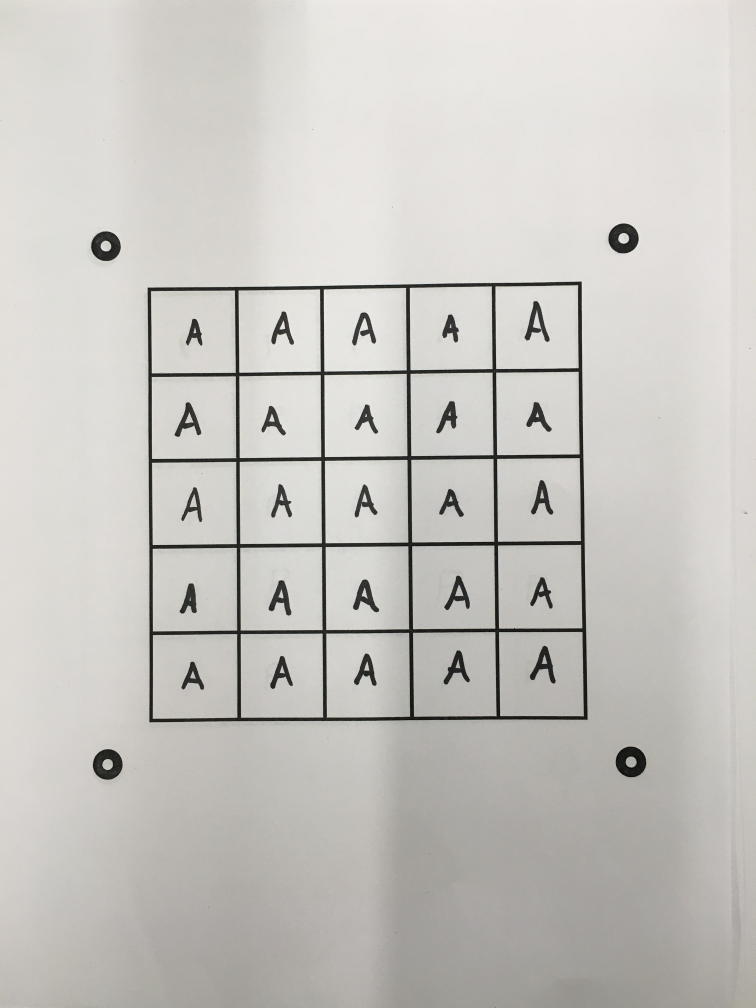
#> input picture TDS_Image_Proj/images/test_7/IMG_0452.JPG, 3024 x 4032 px (shown at 1/4 size); its folder holds 4 pictures in this run; the run also reads 1 picture not shown here
$ jupyter execute --allow-errors ImportImages.ipynb   (shell and % lines are left out)   (older library calls are emulated)
#> lines starting #> are read from the running program, lines starting #| are printed output that depends on the picture
# Import Raspberry Pi Images

## Initialize

[cell 1]
# Import Packages
import skimage
from skimage import exposure
import matplotlib.pyplot as plt
import numpy as np
import cv2
from PIL import Image

import os
import glob

# Matplotlib inline

[cell 2]
# Load Images
# imset = np.array([cv2.imread(i) for i in glob.glob("../images/test_4/red_dots1.jpg")])
imset = np.array([cv2.imread(i) for i in glob.glob("../images/test_7/*.JPG")])
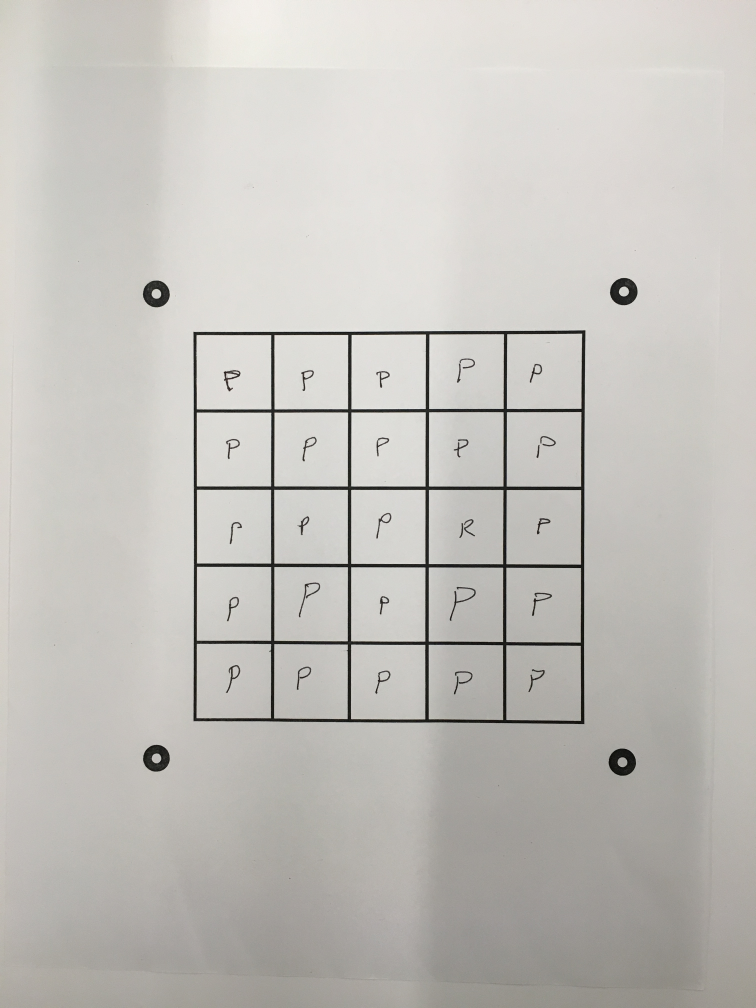
#> input picture TDS_Image_Proj/images/test_7/IMG_0454.JPG, 3024 x 4032 px (shown at 1/4 size)
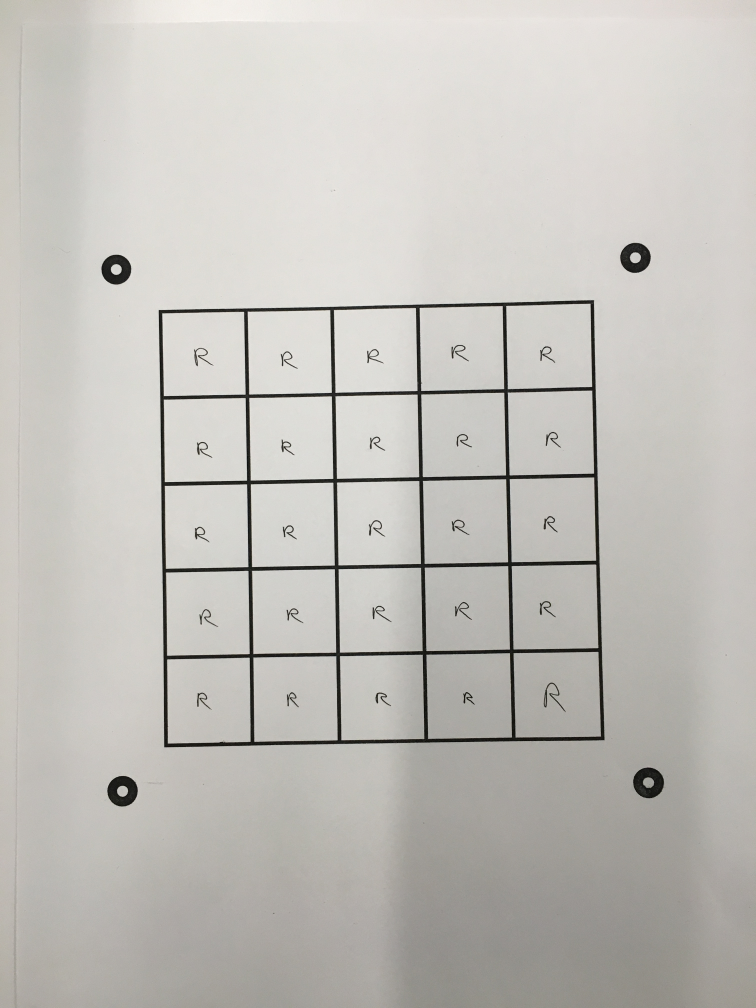
#> input picture TDS_Image_Proj/images/test_7/IMG_0455.JPG, 3024 x 4032 px (shown at 1/4 size)
# imset = cv2.cvtColor(imset[0]

# print("Size of our dataset: {} images.\nEach image has dimensions: {}.\nEach channel is of type: {}".format( \
#     imset.shape[0], imset[0].shape, type(imset[0][0][0][0])))
type(len(imset))

## Process Image
_Find interesting real-estate on the image_

### loop and look and slice and test to find the dots

_reference: https://stackoverflow.com/questions/8076889/how-to-use-opencv-simpleblobdetector _

#### Import Images

#> (a cell that did not finish here is left out)

#### Initialize Detector

[cell 4]
# Initialize Params
    # Ref: https://www.learnopencv.com/blob-detection-using-opencv-python-c/
params = cv2.SimpleBlobDetector_Params()

params.minThreshold = 10
# Filter by Area.
params.filterByArea = True
#params.minArea = 1500
params.maxArea = 1000
#filter by color
params.filterByColor = 1

# check opencv version and construct the detector
    # Ref: https://stackoverflow.com/questions/48136978/how-to-use-feature2dsuch-as-simpleblobdetector-correctly-python-opencv/48137140
is_v2 = cv2.__version__.startswith("2.")
if is_v2:
    detector = cv2.SimpleBlobDetector(params)
else:
    detector = cv2.SimpleBlobDetector_create(params)

#### Detect Blobs

#> (a cell that did not finish here is left out)

#### Display Results

#> (a cell that did not finish here is left out)

#### Grab Coordinates of blobs

#> (a cell that did not finish here is left out)

#> (a cell that did not finish here is left out)

#### Cut the image into segments, export

[cell 9]
# create a figure to hold subplots for the split images
fig1 = plt.figure(figsize=(8, 8), dpi=96)

# create a list for the subplots which will be programmatically filled
axes = []

# create the 25 (5*5) subplots and put them in the list
xdim = 5
ydim = 5
cellsize = int(500 / xdim) # each cell is 96x96 pixels (480/5)
for row in range(0, ydim):
    for col in range(0, xdim):
        axes.append(plt.subplot2grid((xdim,ydim),(row,col)))
#         plt.savefig('../images/test_3/thefan_'+str(row)+'_'+str(col)+'.jpg', bbox_inches='tight')


# iterate through the list of subplots and draw them
cur = 0
onrow = 0
oncol = 0
#> (the rest of this cell did not finish here and is left out)

3. Print set of doughnuts, dot them w/ marker, run blob detection [X]
4. Generalize process
5. Profit

## Generalize

[cell 10]
# Import Packages
import skimage
from skimage import exposure
import matplotlib.pyplot as plt
import numpy as np
import cv2
from PIL import Image

import os
import glob


# Instantiate Search Parameters
params = cv2.SimpleBlobDetector_Params()
params.minThreshold = 10
# Filter by Area.
params.filterByArea = True
#params.minArea = 1500
params.maxArea = 100
#filter by color
params.filterByColor = 1


# check opencv version and construct the detector
    # Ref: https://stackoverflow.com/questions/48136978/how-to-use-feature2dsuch-as-simpleblobdetector-correctly-python-opencv/48137140
is_v2 = cv2.__version__.startswith("2.")
if is_v2:
    detector = cv2.SimpleBlobDetector(params)
else:
    detector = cv2.SimpleBlobDetector_create(params)


# Define directory
directory = str("../images/test_3/")


# Load Images
imset = np.array([cv2.imread(i) for i in glob.glob(str(directory)+"*.jpg")])

# Create Output folder
print(not os.path.exists(directory+"output"))
if (not os.path.exists(directory+"output")):
  os.mkdir(str(directory)+"output")

#Iterate process over set of images
for i in range(len(imset)):
    img = imset[i]
    keypoints = detector.detect(img)

    # Grab points
    points = [[keypoints[i].pt[0], keypoints[i].pt[1]] for i in range(4)]

    # define the input and output image points to warp
    inpts = np.float32(points)
    outpts = np.float32([[0, 0],[600, 0],[0, 600],[600, 600]])

    # calculate a perspective transform based on the points given above
    M = cv2.getPerspectiveTransform(inpts, outpts)

    # warp the image perspective with the perspective transform calculated above
    img_warp = cv2.warpPerspective(img, M, (600,600))

    # create the 25 (5*5) subplots and put them in the list
    xdim = 5
    ydim = 5
    cur = 0
    onrow = 0
    oncol = 0

    cellsize = int(500 / xdim) # each cell is 96x96 pixels (480/5)

    for row in range(0, ydim):
        for col in range(0, xdim):
            cell = img_warp[(cellsize*row+50):(cellsize*row+cellsize+50), (cellsize*col+50):(cellsize*col+cellsize+50)]
            Image.fromarray(cell).save(directory+'output/out_'+str(i)+'_'+str(row)+'_'+str(col)+'.jpg')
